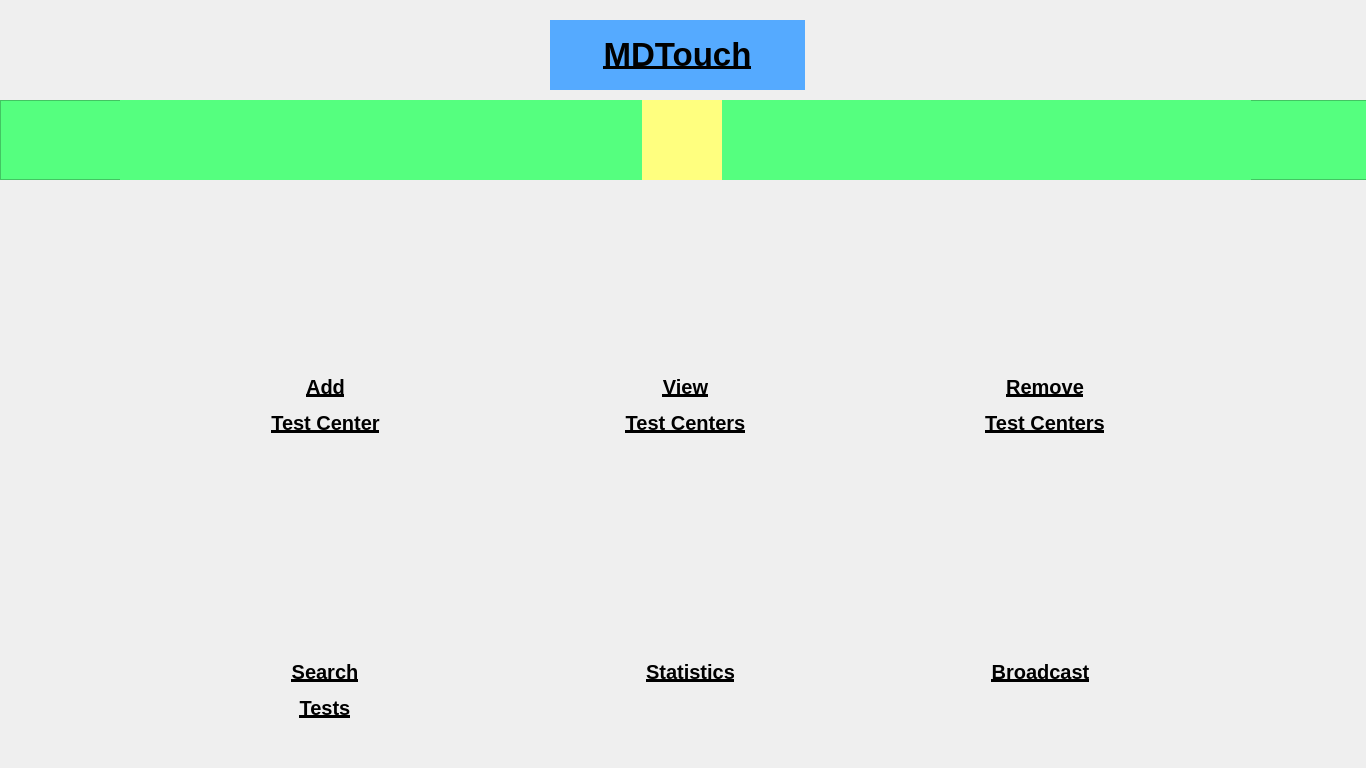
<?xml version="1.0" encoding="UTF-8"?>
<ui version="4.0">
 <class>TestCenter</class>
 <widget class="QMainWindow" name="TestCenter">
  <property name="geometry">
   <rect>
    <x>0</x>
    <y>0</y>
    <width>1366</width>
    <height>768</height>
   </rect>
  </property>
  <property name="windowTitle">
   <string>MainWindow</string>
  </property>
  <widget class="QWidget" name="centralwidget">
   <widget class="QPushButton" name="logout">
    <property name="geometry">
     <rect>
      <x>1240</x>
      <y>10</y>
      <width>101</width>
      <height>91</height>
     </rect>
    </property>
    <property name="styleSheet">
     <string notr="true">border:none;</string>
    </property>
    <property name="text">
     <string/>
    </property>
    <property name="icon">
     <iconset>
      <normaloff>../MdTouch/Images/logout.jpg</normaloff>../MdTouch/Images/logout.jpg</iconset>
    </property>
    <property name="iconSize">
     <size>
      <width>80</width>
      <height>80</height>
     </size>
    </property>
   </widget>
   <widget class="QPushButton" name="back">
    <property name="geometry">
     <rect>
      <x>30</x>
      <y>0</y>
      <width>101</width>
      <height>100</height>
     </rect>
    </property>
    <property name="styleSheet">
     <string notr="true">border:none;</string>
    </property>
    <property name="text">
     <string/>
    </property>
    <property name="icon">
     <iconset>
      <normaloff>../MdTouch/Images/back.png</normaloff>../MdTouch/Images/back.png</iconset>
    </property>
    <property name="iconSize">
     <size>
      <width>80</width>
      <height>80</height>
     </size>
    </property>
   </widget>
   <widget class="QLabel" name="title">
    <property name="geometry">
     <rect>
      <x>550</x>
      <y>20</y>
      <width>255</width>
      <height>70</height>
     </rect>
    </property>
    <property name="sizePolicy">
     <sizepolicy hsizetype="Fixed" vsizetype="Fixed">
      <horstretch>0</horstretch>
      <verstretch>0</verstretch>
     </sizepolicy>
    </property>
    <property name="minimumSize">
     <size>
      <width>0</width>
      <height>50</height>
     </size>
    </property>
    <property name="maximumSize">
     <size>
      <width>400</width>
      <height>70</height>
     </size>
    </property>
    <property name="styleSheet">
     <string notr="true">background-color: rgb(85, 170, 255);</string>
    </property>
    <property name="text">
     <string>&lt;!DOCTYPE HTML PUBLIC &quot;-//W3C//DTD HTML 4.0//EN&quot; &quot;http://www.w3.org/TR/REC-html40/strict.dtd&quot;&gt;
&lt;html&gt;&lt;head&gt;&lt;meta name=&quot;qrichtext&quot; content=&quot;1&quot; /&gt;&lt;style type=&quot;text/css&quot;&gt;
p, li { white-space: pre-wrap; }
&lt;/style&gt;&lt;/head&gt;&lt;body style=&quot; font-family:'MS Shell Dlg 2'; font-size:8pt; font-weight:400; font-style:normal;&quot;&gt;
&lt;p align=&quot;center&quot; style=&quot; margin-top:12px; margin-bottom:12px; margin-left:0px; margin-right:0px; -qt-block-indent:0; text-indent:0px;&quot;&gt;&lt;span style=&quot; font-size:25pt; font-weight:600; text-decoration: underline;&quot;&gt;MDTouch&lt;/span&gt;&lt;/p&gt;&lt;/body&gt;&lt;/html&gt;</string>
    </property>
   </widget>
   <widget class="QLabel" name="addTestCenterLabel">
    <property name="geometry">
     <rect>
      <x>240</x>
      <y>360</y>
      <width>171</width>
      <height>90</height>
     </rect>
    </property>
    <property name="sizePolicy">
     <sizepolicy hsizetype="Fixed" vsizetype="Fixed">
      <horstretch>0</horstretch>
      <verstretch>0</verstretch>
     </sizepolicy>
    </property>
    <property name="text">
     <string>&lt;html&gt;&lt;head/&gt;&lt;body&gt;&lt;p align=&quot;center&quot;&gt;&lt;span style=&quot; font-size:15pt; font-weight:600; text-decoration: underline;&quot;&gt;Add&lt;/span&gt;&lt;/p&gt;&lt;p align=&quot;center&quot;&gt;&lt;span style=&quot; font-size:15pt; font-weight:600; text-decoration: underline;&quot;&gt;Test Center&lt;/span&gt;&lt;/p&gt;&lt;/body&gt;&lt;/html&gt;</string>
    </property>
   </widget>
   <widget class="QLabel" name="broadcastLabel">
    <property name="geometry">
     <rect>
      <x>960</x>
      <y>660</y>
      <width>161</width>
      <height>61</height>
     </rect>
    </property>
    <property name="sizePolicy">
     <sizepolicy hsizetype="Fixed" vsizetype="Fixed">
      <horstretch>0</horstretch>
      <verstretch>0</verstretch>
     </sizepolicy>
    </property>
    <property name="text">
     <string>&lt;html&gt;&lt;head/&gt;&lt;body&gt;&lt;p align=&quot;center&quot;&gt;&lt;span style=&quot; font-size:15pt; font-weight:600; text-decoration: underline;&quot;&gt;Broadcast&lt;/span&gt;&lt;/p&gt;&lt;/body&gt;&lt;/html&gt;</string>
    </property>
    <property name="alignment">
     <set>Qt::AlignLeading|Qt::AlignLeft|Qt::AlignTop</set>
    </property>
   </widget>
   <widget class="QLabel" name="removeTestCentersLabel">
    <property name="geometry">
     <rect>
      <x>970</x>
      <y>360</y>
      <width>150</width>
      <height>90</height>
     </rect>
    </property>
    <property name="sizePolicy">
     <sizepolicy hsizetype="Fixed" vsizetype="Fixed">
      <horstretch>0</horstretch>
      <verstretch>0</verstretch>
     </sizepolicy>
    </property>
    <property name="text">
     <string>&lt;html&gt;&lt;head/&gt;&lt;body&gt;&lt;p align=&quot;center&quot;&gt;&lt;span style=&quot; font-size:15pt; font-weight:600; text-decoration: underline;&quot;&gt;Remove&lt;/span&gt;&lt;/p&gt;&lt;p align=&quot;center&quot;&gt;&lt;span style=&quot; font-size:15pt; font-weight:600; text-decoration: underline;&quot;&gt;Test Centers&lt;/span&gt;&lt;/p&gt;&lt;/body&gt;&lt;/html&gt;</string>
    </property>
   </widget>
   <widget class="QLabel" name="viewTestCentersLabel">
    <property name="geometry">
     <rect>
      <x>600</x>
      <y>360</y>
      <width>171</width>
      <height>90</height>
     </rect>
    </property>
    <property name="sizePolicy">
     <sizepolicy hsizetype="Fixed" vsizetype="Fixed">
      <horstretch>0</horstretch>
      <verstretch>0</verstretch>
     </sizepolicy>
    </property>
    <property name="text">
     <string>&lt;html&gt;&lt;head/&gt;&lt;body&gt;&lt;p align=&quot;center&quot;&gt;&lt;span style=&quot; font-size:15pt; font-weight:600; text-decoration: underline;&quot;&gt;View&lt;/span&gt;&lt;/p&gt;&lt;p align=&quot;center&quot;&gt;&lt;span style=&quot; font-size:15pt; font-weight:600; text-decoration: underline;&quot;&gt;Test Centers&lt;/span&gt;&lt;/p&gt;&lt;/body&gt;&lt;/html&gt;</string>
    </property>
   </widget>
   <widget class="QFrame" name="frame">
    <property name="geometry">
     <rect>
      <x>0</x>
      <y>100</y>
      <width>1371</width>
      <height>80</height>
     </rect>
    </property>
    <property name="styleSheet">
     <string notr="true">background-color: rgb(85, 255, 127);</string>
    </property>
    <property name="frameShape">
     <enum>QFrame::StyledPanel</enum>
    </property>
    <property name="frameShadow">
     <enum>QFrame::Raised</enum>
    </property>
    <widget class="QWidget" name="horizontalLayoutWidget_3">
     <property name="geometry">
      <rect>
       <x>120</x>
       <y>0</y>
       <width>1131</width>
       <height>80</height>
      </rect>
     </property>
     <layout class="QHBoxLayout" name="horizontalLayout_4">
      <item>
       <widget class="QPushButton" name="hospitals">
        <property name="maximumSize">
         <size>
          <width>80</width>
          <height>80</height>
         </size>
        </property>
        <property name="styleSheet">
         <string notr="true">border:none;</string>
        </property>
        <property name="text">
         <string/>
        </property>
        <property name="icon">
         <iconset>
          <normaloff>../MdTouch/Images/hospital.png</normaloff>../MdTouch/Images/hospital.png</iconset>
        </property>
        <property name="iconSize">
         <size>
          <width>50</width>
          <height>50</height>
         </size>
        </property>
       </widget>
      </item>
      <item>
       <widget class="QPushButton" name="events">
        <property name="maximumSize">
         <size>
          <width>80</width>
          <height>80</height>
         </size>
        </property>
        <property name="styleSheet">
         <string notr="true">border:none;</string>
        </property>
        <property name="text">
         <string/>
        </property>
        <property name="icon">
         <iconset>
          <normaloff>../MdTouch/Images/event.jpg</normaloff>../MdTouch/Images/event.jpg</iconset>
        </property>
        <property name="iconSize">
         <size>
          <width>50</width>
          <height>50</height>
         </size>
        </property>
       </widget>
      </item>
      <item>
       <widget class="QPushButton" name="bloodBank">
        <property name="maximumSize">
         <size>
          <width>80</width>
          <height>80</height>
         </size>
        </property>
        <property name="styleSheet">
         <string notr="true">border:none;</string>
        </property>
        <property name="text">
         <string/>
        </property>
        <property name="icon">
         <iconset>
          <normaloff>../MdTouch/Images/bloodbank.png</normaloff>../MdTouch/Images/bloodbank.png</iconset>
        </property>
        <property name="iconSize">
         <size>
          <width>50</width>
          <height>50</height>
         </size>
        </property>
       </widget>
      </item>
      <item>
       <widget class="QPushButton" name="testCenters">
        <property name="maximumSize">
         <size>
          <width>80</width>
          <height>80</height>
         </size>
        </property>
        <property name="styleSheet">
         <string notr="true">background-color: rgb(255, 255, 127);
border:none;</string>
        </property>
        <property name="text">
         <string/>
        </property>
        <property name="icon">
         <iconset>
          <normaloff>../MdTouch/Images/test_2.png</normaloff>../MdTouch/Images/test_2.png</iconset>
        </property>
        <property name="iconSize">
         <size>
          <width>50</width>
          <height>50</height>
         </size>
        </property>
       </widget>
      </item>
      <item>
       <widget class="QPushButton" name="doctors">
        <property name="maximumSize">
         <size>
          <width>80</width>
          <height>80</height>
         </size>
        </property>
        <property name="styleSheet">
         <string notr="true">border:none;</string>
        </property>
        <property name="text">
         <string/>
        </property>
        <property name="icon">
         <iconset>
          <normaloff>../MdTouch/Images/doctor.png</normaloff>../MdTouch/Images/doctor.png</iconset>
        </property>
        <property name="iconSize">
         <size>
          <width>50</width>
          <height>50</height>
         </size>
        </property>
       </widget>
      </item>
      <item>
       <widget class="QPushButton" name="dispensary">
        <property name="maximumSize">
         <size>
          <width>80</width>
          <height>80</height>
         </size>
        </property>
        <property name="styleSheet">
         <string notr="true">border:none;</string>
        </property>
        <property name="text">
         <string/>
        </property>
        <property name="icon">
         <iconset>
          <normaloff>../MdTouch/Images/dispensary.png</normaloff>../MdTouch/Images/dispensary.png</iconset>
        </property>
        <property name="iconSize">
         <size>
          <width>50</width>
          <height>50</height>
         </size>
        </property>
       </widget>
      </item>
      <item>
       <widget class="QPushButton" name="emergency">
        <property name="maximumSize">
         <size>
          <width>80</width>
          <height>80</height>
         </size>
        </property>
        <property name="styleSheet">
         <string notr="true">border:none;</string>
        </property>
        <property name="text">
         <string/>
        </property>
        <property name="icon">
         <iconset>
          <normaloff>../MdTouch/Images/ambulance.png</normaloff>../MdTouch/Images/ambulance.png</iconset>
        </property>
        <property name="iconSize">
         <size>
          <width>50</width>
          <height>50</height>
         </size>
        </property>
       </widget>
      </item>
     </layout>
    </widget>
   </widget>
   <widget class="QLabel" name="searchTestsLabel">
    <property name="geometry">
     <rect>
      <x>250</x>
      <y>660</y>
      <width>150</width>
      <height>90</height>
     </rect>
    </property>
    <property name="sizePolicy">
     <sizepolicy hsizetype="Fixed" vsizetype="Fixed">
      <horstretch>0</horstretch>
      <verstretch>0</verstretch>
     </sizepolicy>
    </property>
    <property name="text">
     <string>&lt;html&gt;&lt;head/&gt;&lt;body&gt;&lt;p align=&quot;center&quot;&gt;&lt;span style=&quot; font-size:15pt; font-weight:600; text-decoration: underline;&quot;&gt;Search&lt;/span&gt;&lt;/p&gt;&lt;p align=&quot;center&quot;&gt;&lt;span style=&quot; font-size:15pt; font-weight:600; text-decoration: underline;&quot;&gt;Tests&lt;/span&gt;&lt;/p&gt;&lt;/body&gt;&lt;/html&gt;</string>
    </property>
    <property name="alignment">
     <set>Qt::AlignLeading|Qt::AlignLeft|Qt::AlignTop</set>
    </property>
   </widget>
   <widget class="QWidget" name="horizontalLayoutWidget">
    <property name="geometry">
     <rect>
      <x>40</x>
      <y>230</y>
      <width>1291</width>
      <height>151</height>
     </rect>
    </property>
    <layout class="QHBoxLayout" name="horizontalLayout">
     <item>
      <widget class="QPushButton" name="addTestCenter">
       <property name="maximumSize">
        <size>
         <width>120</width>
         <height>120</height>
        </size>
       </property>
       <property name="styleSheet">
        <string notr="true">border:none;</string>
       </property>
       <property name="text">
        <string/>
       </property>
       <property name="icon">
        <iconset>
         <normaloff>../MdTouch/Images/add_testCenter.png</normaloff>../MdTouch/Images/add_testCenter.png</iconset>
       </property>
       <property name="iconSize">
        <size>
         <width>100</width>
         <height>100</height>
        </size>
       </property>
      </widget>
     </item>
     <item>
      <widget class="QPushButton" name="viewTestCenter">
       <property name="sizePolicy">
        <sizepolicy hsizetype="Fixed" vsizetype="Fixed">
         <horstretch>0</horstretch>
         <verstretch>0</verstretch>
        </sizepolicy>
       </property>
       <property name="maximumSize">
        <size>
         <width>120</width>
         <height>120</height>
        </size>
       </property>
       <property name="styleSheet">
        <string notr="true">border:none;</string>
       </property>
       <property name="text">
        <string/>
       </property>
       <property name="icon">
        <iconset>
         <normaloff>../MdTouch/Images/search_testCenters.png</normaloff>../MdTouch/Images/search_testCenters.png</iconset>
       </property>
       <property name="iconSize">
        <size>
         <width>100</width>
         <height>100</height>
        </size>
       </property>
      </widget>
     </item>
     <item>
      <widget class="QPushButton" name="removeTestCenter">
       <property name="maximumSize">
        <size>
         <width>120</width>
         <height>120</height>
        </size>
       </property>
       <property name="styleSheet">
        <string notr="true">border:none;</string>
       </property>
       <property name="text">
        <string/>
       </property>
       <property name="icon">
        <iconset>
         <normaloff>../MdTouch/Images/remove_testCenters.png</normaloff>../MdTouch/Images/remove_testCenters.png</iconset>
       </property>
       <property name="iconSize">
        <size>
         <width>125</width>
         <height>125</height>
        </size>
       </property>
      </widget>
     </item>
    </layout>
   </widget>
   <widget class="QLabel" name="statisticsLabel">
    <property name="geometry">
     <rect>
      <x>620</x>
      <y>660</y>
      <width>141</width>
      <height>41</height>
     </rect>
    </property>
    <property name="sizePolicy">
     <sizepolicy hsizetype="Fixed" vsizetype="Fixed">
      <horstretch>0</horstretch>
      <verstretch>0</verstretch>
     </sizepolicy>
    </property>
    <property name="text">
     <string>&lt;html&gt;&lt;head/&gt;&lt;body&gt;&lt;p align=&quot;center&quot;&gt;&lt;span style=&quot; font-size:15pt; font-weight:600; text-decoration: underline;&quot;&gt;Statistics&lt;/span&gt;&lt;/p&gt;&lt;/body&gt;&lt;/html&gt;</string>
    </property>
    <property name="alignment">
     <set>Qt::AlignLeading|Qt::AlignLeft|Qt::AlignTop</set>
    </property>
   </widget>
   <widget class="QWidget" name="horizontalLayoutWidget_2">
    <property name="geometry">
     <rect>
      <x>40</x>
      <y>520</y>
      <width>1291</width>
      <height>161</height>
     </rect>
    </property>
    <layout class="QHBoxLayout" name="horizontalLayout_2">
     <item>
      <widget class="QPushButton" name="searchTests">
       <property name="sizePolicy">
        <sizepolicy hsizetype="Fixed" vsizetype="Fixed">
         <horstretch>0</horstretch>
         <verstretch>0</verstretch>
        </sizepolicy>
       </property>
       <property name="maximumSize">
        <size>
         <width>120</width>
         <height>120</height>
        </size>
       </property>
       <property name="styleSheet">
        <string notr="true">border:none;</string>
       </property>
       <property name="text">
        <string/>
       </property>
       <property name="icon">
        <iconset>
         <normaloff>../MdTouch/Images/search_test.png</normaloff>../MdTouch/Images/search_test.png</iconset>
       </property>
       <property name="iconSize">
        <size>
         <width>100</width>
         <height>100</height>
        </size>
       </property>
      </widget>
     </item>
     <item>
      <widget class="QPushButton" name="statistics">
       <property name="sizePolicy">
        <sizepolicy hsizetype="Fixed" vsizetype="Fixed">
         <horstretch>0</horstretch>
         <verstretch>0</verstretch>
        </sizepolicy>
       </property>
       <property name="maximumSize">
        <size>
         <width>120</width>
         <height>120</height>
        </size>
       </property>
       <property name="styleSheet">
        <string notr="true">border:none;</string>
       </property>
       <property name="text">
        <string/>
       </property>
       <property name="icon">
        <iconset>
         <normaloff>../MdTouch/Images/event_statistics.png</normaloff>../MdTouch/Images/event_statistics.png</iconset>
       </property>
       <property name="iconSize">
        <size>
         <width>100</width>
         <height>100</height>
        </size>
       </property>
      </widget>
     </item>
     <item>
      <widget class="QPushButton" name="broadcast">
       <property name="sizePolicy">
        <sizepolicy hsizetype="Fixed" vsizetype="Fixed">
         <horstretch>0</horstretch>
         <verstretch>0</verstretch>
        </sizepolicy>
       </property>
       <property name="maximumSize">
        <size>
         <width>120</width>
         <height>120</height>
        </size>
       </property>
       <property name="styleSheet">
        <string notr="true">border:none;</string>
       </property>
       <property name="text">
        <string/>
       </property>
       <property name="icon">
        <iconset>
         <normaloff>../MdTouch/Images/broadcast.png</normaloff>../MdTouch/Images/broadcast.png</iconset>
       </property>
       <property name="iconSize">
        <size>
         <width>100</width>
         <height>100</height>
        </size>
       </property>
      </widget>
     </item>
    </layout>
   </widget>
   <widget class="QPushButton" name="inbox">
    <property name="geometry">
     <rect>
      <x>1130</x>
      <y>0</y>
      <width>80</width>
      <height>80</height>
     </rect>
    </property>
    <property name="maximumSize">
     <size>
      <width>100</width>
      <height>100</height>
     </size>
    </property>
    <property name="styleSheet">
     <string notr="true">border:none;</string>
    </property>
    <property name="text">
     <string/>
    </property>
    <property name="icon">
     <iconset>
      <normaloff>../MdTouch/Images/inbox.png</normaloff>../MdTouch/Images/inbox.png</iconset>
    </property>
    <property name="iconSize">
     <size>
      <width>80</width>
      <height>80</height>
     </size>
    </property>
   </widget>
  </widget>
 </widget>
 <resources/>
 <connections/>
</ui>
